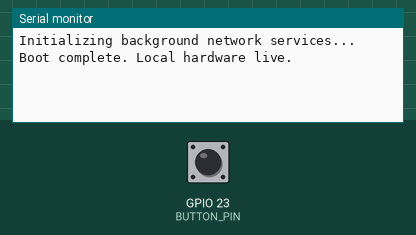
This sketch was run on a simulated ESP32. Shown: the last lines printed to the serial monitor. The test bench sets the inputs (shaded band); at power-on: GPIO 23 (BUTTON_PIN) LOW. WiFi joins after 1.5 s; servers stay silent unless stated.

Above: at 1.2 s.
1.3 s: GPIO 23 (BUTTON_PIN) pulled HIGH for 0.15 s
At 1.6 s:
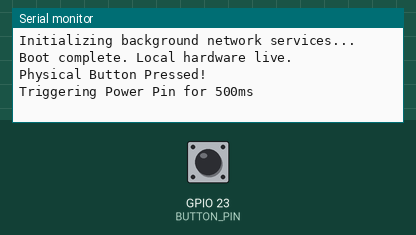
At 3.2 s:
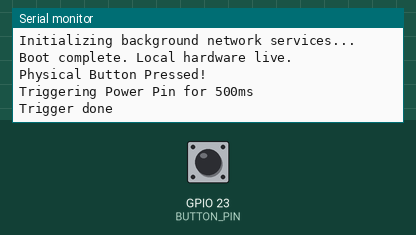

The sketch:

PC-Power-NoStatus.ino
```cpp
//*** INITIAL SETUP ***
//You MUST fill in the Blynk authentication key and your Wifi SSID/Password before using
//You MUST rename the secrets_template.h to secrets.h in order for it to work

#include "secrets.h"
#include <WiFi.h>
#include <BlynkSimpleEsp32.h>

// --- PIN DEFINITIONS ---
#define POWER_PIN 27
#define BUTTON_PIN 23

// --- VARIABLES ---
bool lastButtonState = LOW;
bool buttonState = LOW;

// --- HELPER FUNCTION: PRESS THE BUTTON ---
void triggerPower(int holdMs) {
  Serial.print("Triggering Power Pin for ");
  Serial.print(holdMs);
  Serial.println("ms");

  digitalWrite(POWER_PIN, LOW);  // Press button
  delay(holdMs);                 // Hold it
  digitalWrite(POWER_PIN, HIGH); // Release button

  Serial.println("Trigger done");
}

// --- CLOUD TRIGGER: NORMAL PRESS (Virtual Pin V1) ---
// Apple Shortcut URL: https://blynk.cloud/external/api/update?token=YOUR_AUTH_TOKEN&v1=1
BLYNK_WRITE(V1) {
  int pinValue = param.asInt();
  if (pinValue == 1) {
    Serial.println("Cloud Command Received: Short Press");
    triggerPower(500);
  }
}

// --- CLOUD TRIGGER: FORCE OFF (Virtual Pin V2) ---
// Apple Shortcut URL: https://blynk.cloud/external/api/update?token=YOUR_AUTH_TOKEN&v2=1
BLYNK_WRITE(V2) {
  int pinValue = param.asInt();
  if (pinValue == 1) {
    Serial.println("Cloud Command Received: FORCE OFF");
    triggerPower(5000);
  }
}


void setup() {
  Serial.begin(115200);

  // 1. Setup Pins
  pinMode(POWER_PIN, OUTPUT_OPEN_DRAIN);
  digitalWrite(POWER_PIN, HIGH);
  pinMode(BUTTON_PIN, INPUT_PULLDOWN);

  // 2. Initialize Wi-Fi and Blynk Background Engine
  // We use WiFi.begin and Blynk.config instead of Blynk.begin()
  // This ensures the ESP32 NEVER freezes up if the router is off during boot.
  Serial.println("Initializing background network services...");
  WiFi.begin(ssid, pass);
  Blynk.config(BLYNK_AUTH_TOKEN);
  Serial.println("Boot complete. Local hardware live.");
}

void loop() {
  static unsigned long lastNetworkCheck = 0;
  static unsigned long disconnectStartTime = 0; // Tracks when we went offline

  // 1. SMART CONNECTION MANAGER WITH BUILT-IN WATCHDOG
  if (Blynk.connected()) {
    Blynk.run(); // Only process cloud tasks if we are actively online
    disconnectStartTime = 0; // Reset the offline stopwatch because we are healthy!
  } else {
    // --- START THE STOPWATCH ---
    // The exact moment we drop offline, record the timestamp
    if (disconnectStartTime == 0) {
      disconnectStartTime = millis();
    }

    // --- THE 5-MINUTE SELF-HEAL ---
    // If we have been continuously disconnected for more than 5 minutes (300,000 ms),
    // assume a memory leak or network lockup occurred and force a clean software reboot.
    if (millis() - disconnectStartTime > 300000UL) {
      Serial.println("Disconnected for 5 continuous minutes. Forcing reboot to self-heal...");
      delay(1000);
      ESP.restart(); // Flushes RAM. Safe to do because software reboots don't trigger the power pin!
    }

    // --- BACKGROUND RECONNECTION ATTEMPTS ---
    // While waiting out the 5 minutes, still try to reconnect every 30 seconds
    if (millis() - lastNetworkCheck > 30000) {
      lastNetworkCheck = millis();
      Serial.println("Network offline. Checking status...");

      if (WiFi.status() != WL_CONNECTED) {
        Serial.println("WiFi link down. Re-triggering background connection...");
        WiFi.disconnect();
        WiFi.begin(ssid, pass);
      } else {
        Serial.println("WiFi OK. Attempting Blynk reconnect...");
        Blynk.connect(1000); // 1-second quick handshake attempt
      }
    }
  }

  // 2. HANDLE THE PHYSICAL CASE BUTTON
  buttonState = digitalRead(BUTTON_PIN);

  if (buttonState == HIGH && lastButtonState == LOW) {
    Serial.println("Physical Button Pressed!");
    triggerPower(500);
    delay(500); // Simple debounce to prevent double-clicks
  }

  lastButtonState = buttonState;
}
```

secrets_template.h
```cpp
#define BLYNK_TEMPLATE_ID "[INSERT HERE]"
#define BLYNK_TEMPLATE_NAME "[INSERT HERE]"
#define BLYNK_AUTH_TOKEN "[INSERT HERE]"
char ssid[] = "[INSERT HERE]";
char pass[] = "[INSERT HERE]";
```

Measured:
- after the input at 1.3 s, the serial monitor: prints a new line at once (image 1)
